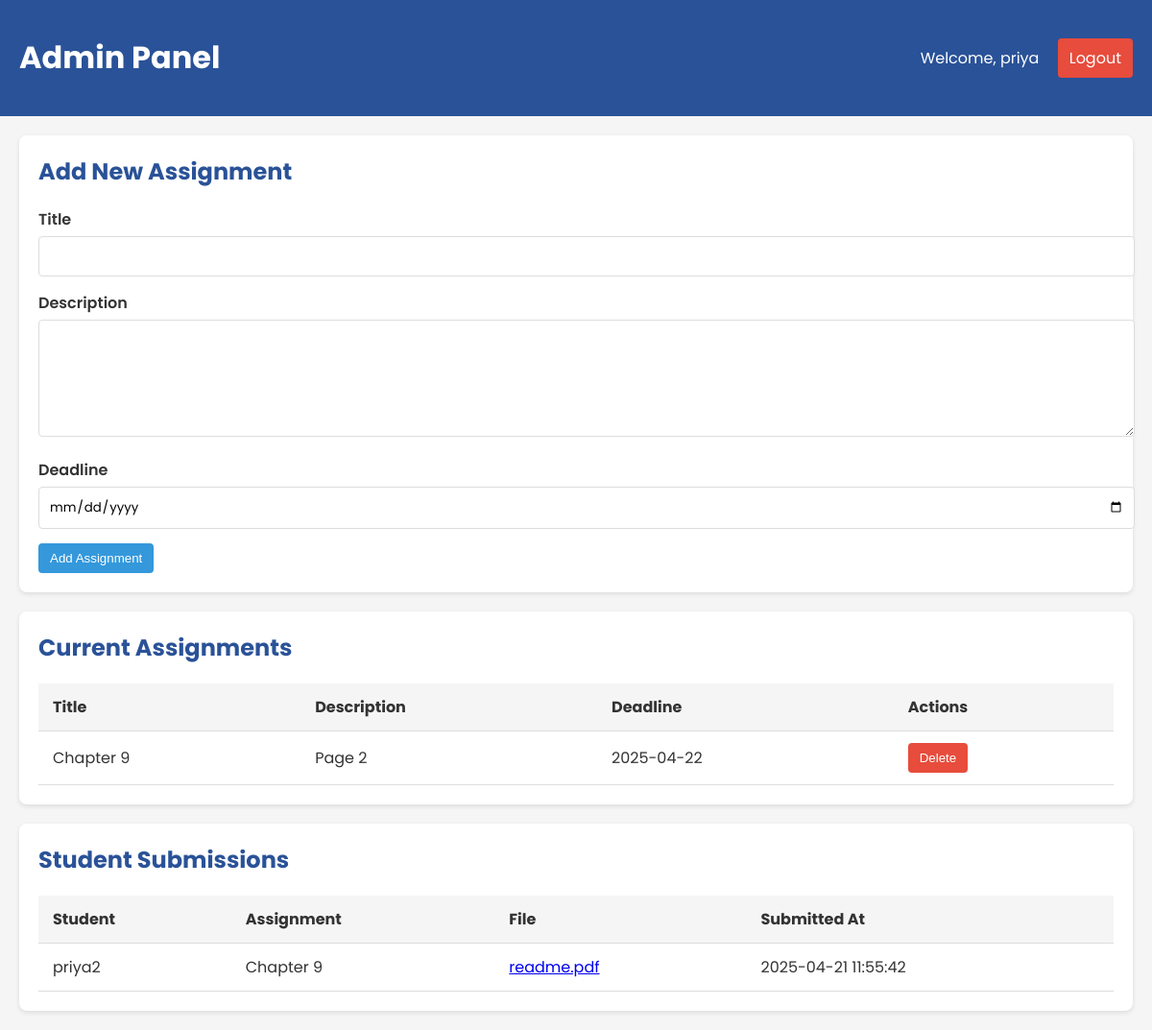
The app's page /adminmec.php (signed in) with its own data.
### tables this page shows
CREATE TABLE `assignmentsmec` (
  `id` int(11) NOT NULL,
  `title` varchar(100) NOT NULL,
  `description` text DEFAULT NULL,
  `deadline` date NOT NULL,
  `created_at` timestamp NOT NULL DEFAULT current_timestamp()
);

CREATE TABLE `student_assignmentsmec` (
  `id` int(11) NOT NULL,
  `user_id` varchar(255) DEFAULT NULL,
  `assignment_id` varchar(255) DEFAULT NULL,
  `file_name` varchar(255) NOT NULL,
  `file_path` varchar(255) NOT NULL,
  `submitted_at` timestamp NOT NULL DEFAULT current_timestamp()
);

### adminmec.php (the view, shortened to what this page needs)
<?php
$conn = new mysqli("localhost", "root", "", "user");
$assignments = $conn->query("SELECT * FROM assignmentsmec ORDER BY deadline");
$submissions = $conn->query("
    SELECT
        sa.user_id,
        sa.assignment_id,
        sa.file_name,
        sa.file_path,
        sa.submitted_at,
        u.username,
        a.title AS assignment_title
    FROM student_assignmentsmec sa
    LEFT JOIN users u ON sa.user_id = u.username  /* Changed to match username as user_id */
    LEFT JOIN assignmentsmec a ON sa.assignment_id = a.id
    ORDER BY sa.submitted_at DESC
");
?>
<!DOCTYPE html>
<html lang="en">
<head>
</head>
<body>
    <header>
        <h1>Admin Panel</h1>
        <div>
            <span>Welcome, <?php echo htmlspecialchars($_SESSION['username']); ?></span>
            <a href="login2.php" class="btn btn-danger" style="margin-left: 15px;">Logout</a>
        </div>
    </header>
    <div class="container">
        <div class="section">
            <h2>Add New Assignment</h2>
            <form method="POST">
                <div class="form-group">
                    <label for="title">Title</label>
                    <input type="text" id="title" name="title" required>
                </div>
                <div class="form-group">
                    <label for="description">Description</label>
                    <textarea id="description" name="description" required></textarea>
                </div>
                <div class="form-group">
                    <label for="deadline">Deadline</label>
                    <input type="date" id="deadline" name="deadline" required>
                </div>
                <button type="submit" name="add_assignment" class="btn btn-primary">Add Assignment</button>
            </form>
        </div>
        <div class="section">
            <h2>Current Assignments</h2>
            <table>
                <thead>
                    <tr>
                        <th>Title</th>
                        <th>Description</th>
                        <th>Deadline</th>
                        <th>Actions</th>
                    </tr>
                </thead>
                <tbody>
                    <?php while ($assignment = $assignments->fetch_assoc()): ?>
                    <tr>
                        <td><?php echo htmlspecialchars($assignment['title']); ?></td>
                        <td><?php echo htmlspecialchars($assignment['description']); ?></td>
                        <td><?php echo htmlspecialchars($assignment['deadline']); ?></td>
                        <td>
                            <form method="POST" style="display: inline;">
                                <button type="submit" name="delete_assignment" class="btn btn-danger">Delete</button>
                            </form>
                        </td>
                    </tr>
                    <?php endwhile; ?>
                </tbody>
            </table>
        </div>
        <div class="section">
            <h2>Student Submissions</h2>
            <table>
                <thead>
                    <tr>
                        <th>Student</th>
                        <th>Assignment</th>
                        <th>File</th>
                        <th>Submitted At</th>
                    </tr>
                </thead>
                <tbody>
                    <?php while ($submission = $submissions->fetch_assoc()): ?>
                    <tr>
                        <td><?php echo htmlspecialchars($submission['user_id']); ?></td>
                        <td><?php echo htmlspecialchars($submission['assignment_id']); ?></td>
                        <td>
                            <a href="<?php echo htmlspecialchars($submission['file_path']); ?>" download>
                                <?php echo htmlspecialchars($submission['file_name']); ?>
                            </a>
                        </td>
                        <td><?php echo htmlspecialchars($submission['submitted_at']); ?></td>
                    </tr>
                    <?php endwhile; ?>
                </tbody>
            </table>
        </div>
    </div>
</body>
</html>

### adminmec.php (style rules this page uses)
body { font-family: 'Poppins', sans-serif; margin: 0; padding: 0; background: #f5f5f5; color: #333; }
header { background: #2a5298; color: white; padding: 15px 20px; display: flex; justify-content: space-between; align-items: center; }
.container { max-width: 1200px; margin: 20px auto; padding: 0 20px; }
.section { background: white; border-radius: 8px; padding: 20px; margin-bottom: 20px; box-shadow: 0 2px 5px rgba(0,0,0,0.1); }
h2 { margin-top: 0; color: #2a5298; }
table { width: 100%; border-collapse: collapse; }
th, td { padding: 12px 15px; text-align: left; border-bottom: 1px solid #ddd; }
th { background: #f5f5f5; }
.btn { padding: 8px 12px; border: none; border-radius: 4px; cursor: pointer; color: white; text-decoration: none; display: inline-block; }
.btn-danger { background: #e74c3c; }
.btn-primary { background: #3498db; }
.form-group { margin-bottom: 15px; }
label { display: block; margin-bottom: 5px; font-weight: 600; }
input, textarea { width: 100%; padding: 10px; border: 1px solid #ddd; border-radius: 4px; font-family: 'Poppins', sans-serif; }
textarea { min-height: 100px; }

### records on screen
assignmentsmec: title "Chapter 9", description "Page 2", deadline "2025-04-22"
student_assignmentsmec: user "priya2", assignment "Chapter 9", file_name "readme.pdf", submitted_at "2025-04-21 11:55:42"

### other values on screen
$_SESSION['username'] "priya"
